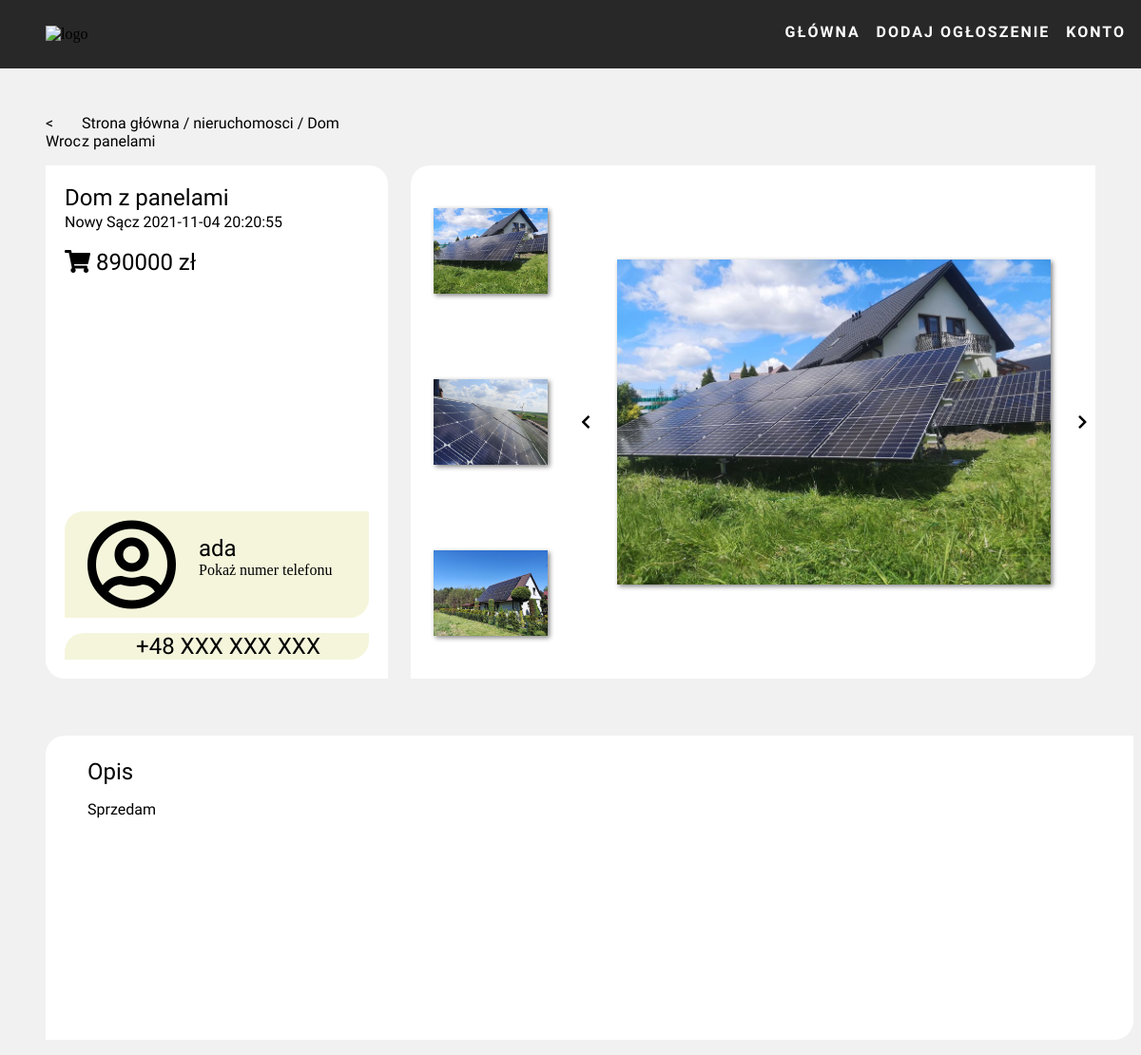
Page /ann.php?id=1 on the committed database.
### tables this page shows
CREATE TABLE `announcement` (
  `id` int(11) NOT NULL,
  `category` enum('motoryzacja','elektronika','ubrania','dom','nieruchomosci','rozrywka') NOT NULL,
  `title` tinytext NOT NULL,
  `description` text NOT NULL,
  `value` float NOT NULL,
  `img_link` text NOT NULL,
  `contact` text NOT NULL,
  `location` tinytext NOT NULL,
  `date` datetime NOT NULL,
  `user_owner` int(11) NOT NULL,
  `img_id` int(11) NOT NULL
);

CREATE TABLE `user` (
  `id` int(11) NOT NULL,
  `username` text NOT NULL,
  `password` text NOT NULL,
  `email` text NOT NULL,
  `phone_number` tinytext NOT NULL
);

CREATE TABLE `imgdata` (
  `id` int(11) NOT NULL,
  `first_img_link` text NOT NULL,
  `second_img_link` text NOT NULL,
  `third_img_link` text NOT NULL
);

### announcement.php (called while the page is built, shortened)
<?php
class Announcement{
    function __construct($id, $category, $title, $description, $value, $img_link, $contact, $location, $date, $user_owner, $img_id) {
        $this->title = $title;
        $this->category = $category;
        $this->description = $description;
        $this->value = $value;
        $this->img_link = $img_link;
        $this->location = $location;
        $this->date = $date;
      }
    public static function getById(int $id){
        $conn = DatabaseConnect::connect();
        $cmd = mysqli_prepare($conn, "SELECT * FROM announcement WHERE id=?");
        mysqli_stmt_bind_param($cmd, "i", $id);
        mysqli_stmt_execute($cmd);
        $getResult = mysqli_stmt_get_result($cmd);
        $row = mysqli_fetch_row($getResult);
        if(isset($row)){
            return new Announcement($row[0],$row[1],$row[2],$row[3],$row[4],$row[5],$row[6],$row[7],$row[8],$row[9],$row[10]);
        }else{
            throw new Exception("Cannot find announcement", 1);
        }
    }
    public static function getUserById(int $id){
        $conn = DatabaseConnect::connect();
        $cmd = mysqli_prepare($conn, "SELECT username FROM user WHERE id=?");
        mysqli_stmt_bind_param($cmd, "i", $id);
        mysqli_stmt_execute($cmd);
        $getResult = mysqli_stmt_get_result($cmd);
        $row = mysqli_fetch_row($getResult);
        if(isset($row)){
            return $row[0];
        }else{
            throw new Exception("Cannot find announcement", 1);
        }
    }
    public static function getImgById(int $id){
        $conn = DatabaseConnect::connect();
        $cmd = mysqli_prepare($conn, "SELECT first_img_link,second_img_link,third_img_link FROM imgdata WHERE id=?");
        mysqli_stmt_bind_param($cmd, "i", $id);
        mysqli_stmt_execute($cmd);
        $getResult = mysqli_stmt_get_result($cmd);
        $row = mysqli_fetch_row($getResult);
        if(isset($row)){
            return $row;
        }else{
            throw new Exception("Cannot find announcement", 1);
        }
    }
}
?>

### ann.php (the view, shortened to what this page needs)
<!DOCTYPE html>
<html lang="pl">
<head>
    <link rel="stylesheet" href="style/main.css">
    <link rel="stylesheet" href="style/annstyle.css">
    <link rel="stylesheet" href="https://cdnjs.cloudflare.com/ajax/libs/font-awesome/5.13.0/css/all.min.css">
</head>
<body>
    <nav>
        <div class="logo">
            <img src="" alt="logo">
        </div>
        <div class="navigation">
            <ul>
                <li><a href="#main">Główna</a></li>
                <li><a href="addAnnForm.php">Dodaj ogłoszenie</a></li>
                <li><a href="login.php">Konto</a></li>
            </ul>
        </div>
    </nav>
    <main>
<?php
include_once("announcement.php");
if(!isset($_GET["id"]) || !is_numeric($_GET["id"]) || $_GET["id"] <= 0){
    show_error("Nie można znaleźć ogłoszenia");
}else{
    try {
        $announcement = Announcement::getById($_GET["id"]);
        echo '<div class="annNavBack">';
        echo '<p>< Wroc</p>';
        echo '<p><a href="index.php">Strona główna</a> / '.$announcement->category.' / '.$announcement->title.'</p>';
        echo '</div>';
        echo '<div class="middleContent">';
        echo '<div class="leftBlock">';
        echo '<div class="annInfo">';
        echo '<h2>'.$announcement->title.'</h2>';
        echo '<p>'.$announcement->location." ".$announcement->date.'</p>';
        echo '<h2><i class="fas fa-shopping-cart"></i> '.$announcement->value.' zł</h2>';
        echo '</div>';
        echo '<div class="annContact">';
        echo '<div class="userProfil">';
        echo '<h2><i class="far fa-user-circle"></i></h2><div><h2>'.Announcement::getUserById($announcement->user_owner).'</h2><p style="cursor: pointer" onclick="show_phone_number()">Pokaż numer telefonu</p></div>';
        echo '</div>';
        echo '<div class="phone">';
        echo '<div><h2 id="phone_number">+48 XXX XXX XXX</h2></div>';
        echo '</div>';
        echo '</div>';
        echo '</div>';
        echo '<div class="rightBlock">';
        echo '<div class="imgColumn">';
        for ($i=0; $i < 3; $i++) {
            if(Announcement::getImgById($announcement->img_id)[$i] != "NULL"){
                echo '<img src="ann_img/'.Announcement::getImgById($announcement->img_id)[$i].'">';
            }
        }?>
        <?php
        echo '</div>';
        echo '<div class="mainImg">';
        echo '<i class="fas fa-chevron-left" onclick="previous_img()"></i>';
        echo '<img src="ann_img/'.$announcement->img_link.'" id="main_img">';
        echo '<i class="fas fa-chevron-right" onclick="next_img()"></i>';
        echo '</div>';
        echo '</div>';
        echo '</div>';
    } catch (Exception $e) {
        echo $e;
    }
}
?>
</main>
<section>
    <div id="description">
        <h2>Opis</h2>
        <?php echo "<p>$announcement->description</p>" ?>
    </div>
</section>
</body>
</html>

### style/main.css (style rules this page uses)
body { background-color: #f1f1f1; margin: 0; }
nav { display: flex; justify-content: flex-end; justify-content: space-between; background-color: #282828; padding: 8px; height: 7vh; }
nav .logo { display: flex; justify-content: center; align-items: center; margin-left: 5vh; }
.navigation { width: 35%; }
.navigation ul { list-style-type: none; justify-content: flex-end; display: flex; justify-content: space-between; }
.navigation ul a { text-decoration: none; color: white; text-transform: uppercase; }
.navigation ul li a { padding: 1vh; font-weight: 1000; letter-spacing: 2px; font-family: "Prompt", sans-serif; font-weight: 800; }
main { background-color: #f1f1f1; }

### style/annstyle.css (style rules this page uses)
main { padding: 4vh 4vw 0vh 4vw; }
section { padding: 0vh 4vw 2vh 4vw; }
.annNavBack { width: 26vw; display: flex; justify-content: space-between; font-family: "Prompt", sans-serif; font-weight: 100; }
.annNavBack a { text-decoration: none; color: black; }
.middleContent { display: flex; justify-content: space-between; height: 75vh; }
.leftBlock { display: flex; flex-direction: column; justify-content: space-between; border-radius: 0px 20px 0px 20px; background-color: white; height: 90%; width: 40%; }
.leftBlock .annInfo { padding: 0px 20px 0px 20px; }
.leftBlock .annInfo h2 { font-family: "Prompt", sans-serif; font-weight: 400; margin-bottom: 0; }
.leftBlock .annInfo p { font-family: "Prompt", sans-serif; font-weight: 100; margin-top: 0.1em; }
.leftBlock .annContact { margin: 0px 20px 20px 20px; }
.leftBlock .annContact .userProfil { border-radius: 20px 0px 20px 0px; background-color: beige; display: flex; justify-content: left; align-items: center; height: 14vh; }
.leftBlock .annContact .phone { border-radius: 20px 0px 20px 0px; background-color: beige; margin-top: 2vh; display: flex; justify-content: center; }
.leftBlock .annContact .userProfil div { display: flex; flex-direction: column; justify-content: center; }
.leftBlock .annContact .userProfil p { margin-left: 2vw; margin-top: 0px; }
.leftBlock .annContact h2 { margin-top: 0; margin-left: 2vw; font-family: "Prompt", sans-serif; font-weight: 400; margin-bottom: 0; }
.leftBlock .annContact .userProfil i { font-size: 4em; }
.rightBlock { display: flex; justify-content: space-around; border-radius: 20px 0px 20px 0px; margin-left: 2vw; background-color: white; height: 90%; width: 80%; }
.rightBlock .imgColumn { display: flex; margin-left: 2vw; flex-direction: column; justify-content: space-around; height: 100%; width: 20%; }
.rightBlock .imgColumn img { object-fit: cover; object-position: 100% 0; width: 10vw; box-shadow: 2px 2px 5px gray; }
.mainImg { width: 90%; display: flex; justify-content: space-around; align-items: center; }
.mainImg img { margin: auto; object-fit: cover; object-position: 0 0; max-height: 80%; max-width: 80%; box-shadow: 2px 2px 5px gray; }
.mainImg i { cursor: pointer; margin: 5%; }
#description { padding: 0px 20px 0px 20px; background-color: white; width: 100%; height: 40vh; border-radius: 20px 0px 20px 0px; }
#description h2 { padding-top: 1em; margin-top: 0; margin-left: 2vw; font-family: "Prompt", sans-serif; font-weight: 400; margin-bottom: 0; }
#description p { margin-left: 2vw; font-family: "Prompt", sans-serif; font-weight: 100; margin-top: 1em; }

### rows in the picture
announcement: category "nieruchomosci", title "Dom z panelami", location "Nowy Sącz", date "2021-11-04 20:20:55", value "890000", user_owner.username "ada", img.first_img_link (picture), img.second_img_link (picture), img.third_img_link (picture), img_link (picture), description "Sprzedam"
